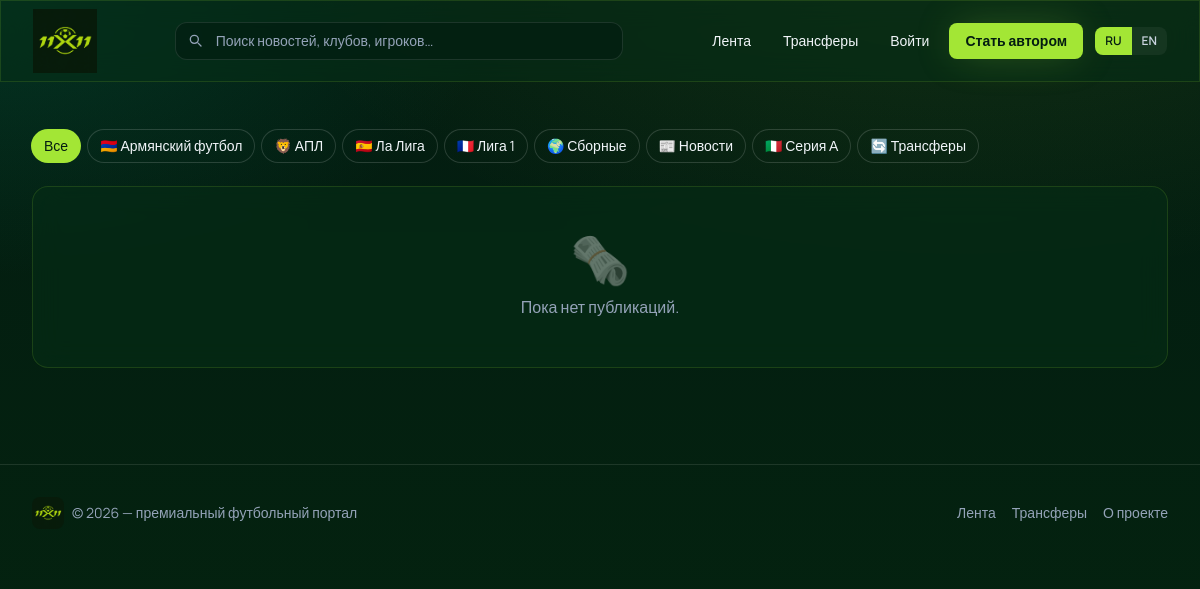
Screenshot of /?lang=ru with the database file from the repository.
### tables this page shows
CREATE TABLE IF NOT EXISTS `categories` (
  `id`         INT UNSIGNED NOT NULL AUTO_INCREMENT,
  `slug`       VARCHAR(40)  NOT NULL,
  `name_ru`    VARCHAR(60)  NOT NULL,
  `name_en`    VARCHAR(60)  NOT NULL,
  `icon`       VARCHAR(16)  NOT NULL DEFAULT '⚽',
  `keywords`   TEXT         DEFAULT NULL,      
  `sort_order` INT          NOT NULL DEFAULT 0,
  PRIMARY KEY (`id`),
  UNIQUE KEY `uq_cat_slug` (`slug`)
);

### includes/auth.php (called while the page is built, shortened)
<?php
require_once __DIR__ . '/../config/db.php';
require_once __DIR__ . '/i18n.php';
require_once __DIR__ . '/categories.php';
function e(?string $v): string
{
    return htmlspecialchars((string) $v, ENT_QUOTES, 'UTF-8');
}
function base_url(string $path = ''): string
{
    $dir = str_replace('\\', '/', dirname($_SERVER['SCRIPT_NAME']));
    $dir = preg_replace('#/(posts|admin)$#', '', $dir);
    return rtrim($dir, '/') . '/' . ltrim($path, '/');
}

### includes/i18n.php (called while the page is built, shortened)
<?php
function lang(): string
{
    return $GLOBALS['LANG_CODE'] ?? 'ru';
}
function t(string $key, array $repl = []): string
{
    $l   = lang();
    $str = $GLOBALS['TR'][$l][$key] ?? $GLOBALS['TR']['ru'][$key] ?? $key;
    return $str;
}

### config/db.php (called while the page is built, shortened)
<?php
function db(): PDO
{
    static $pdo = null;
    if ($pdo instanceof PDO) {
        return $pdo;
    }
    $dsn = 'mysql:host=' . DB_HOST . ';port=' . DB_PORT . ';charset=utf8mb4';
    $options = [
        PDO::ATTR_ERRMODE            => PDO::ERRMODE_EXCEPTION,
        PDO::ATTR_DEFAULT_FETCH_MODE => PDO::FETCH_ASSOC,
        PDO::ATTR_EMULATE_PREPARES   => false,
    ];
    try {
        $pdo = new PDO($dsn, DB_USER, DB_PASS, $options);
    } catch (PDOException $e) {
        die('❌ Не удалось подключиться к MySQL. Запущен ли XAMPP? ' . $e->getMessage());
    }
    bootstrap($pdo);
    $pdo->exec('USE `' . DB_NAME . '`');
    return $pdo;
}
function bootstrap(PDO $pdo): void
{
    $exists = $pdo->query(
        "SELECT SCHEMA_NAME FROM INFORMATION_SCHEMA.SCHEMATA
         WHERE SCHEMA_NAME = " . $pdo->quote(DB_NAME)
    )->fetchColumn();
    if (!$exists) {
        $sqlFile = __DIR__ . '/../sql/schema.sql';
        if (is_readable($sqlFile)) {
            $pdo->exec(file_get_contents($sqlFile));
        }
    }
    $pdo->exec('USE `' . DB_NAME . '`');
    $stmt = $pdo->prepare('SELECT id FROM users WHERE email = ? LIMIT 1');
    $stmt->execute([OWNER_EMAIL]);
    if (!$stmt->fetchColumn()) {
        $plainPassword = rtrim(strtr(base64_encode(random_bytes(15)), '+/', 'Az'), '=');
        $hash = password_hash($plainPassword, PASSWORD_DEFAULT);
        $ins = $pdo->prepare(
            'INSERT INTO users (name, email, password_hash, role, is_active)
             VALUES (?, ?, ?, "owner", 1)'
        );
        $ins->execute(['Владелец 11x11', OWNER_EMAIL, $hash]);
        $note = "==== 11x11 :: доступ ВЛАДЕЛЬЦА ====\n"
              . "Email:  " . OWNER_EMAIL . "\n"
              . "Пароль: " . $plainPassword . "\n"
              . "Создан: " . date('Y-m-d H:i:s') . "\n"
              . "После первого входа удалите этот файл.\n";
    }
}

### includes/categories.php (called while the page is built, shortened)
<?php
function all_categories(): array
{
    static $cache = null;
    if ($cache !== null) return $cache;
    $cache = [];
    foreach (db()->query("SELECT * FROM categories ORDER BY sort_order, name_en") as $row) {
        $cache[$row['slug']] = $row;
    }
    return $cache;
}
function category_label(string $slug): string
{
    $c = all_categories()[$slug] ?? null;
    return lang() === 'en' ? $c['name_en'] : $c['name_ru'];
}
function category_icon(string $slug): string
{
    return all_categories()[$slug]['icon'] ?? '⚽';
}
function category_badge_text(string $slug): string
{
    $icon = category_icon($slug);
    return trim($icon . ' ' . category_label($slug));
}

### index.php (the view, shortened to what this page needs)
<?php
require_once __DIR__ . '/includes/auth.php';
$q        = trim($_GET['q'] ?? '');
$category = trim($_GET['cat'] ?? '');
$sql    = "SELECT p.*, u.name AS author_name
           FROM posts p JOIN users u ON u.id = p.author_id
           WHERE p.status = 'published'";
$params = [];
$sql .= " ORDER BY p.published_at DESC, p.id DESC";
$stmt = db()->prepare($sql);
$stmt->execute($params);
$posts = $stmt->fetchAll();
$cats = db()->query("SELECT DISTINCT category FROM posts WHERE status='published' ORDER BY category")->fetchAll(PDO::FETCH_COLUMN);
require __DIR__ . '/includes/header.php';
?>
<div class="mb-6 space-y-4">
  <div class="flex flex-wrap items-center gap-2">
    <a href="<?= base_url('index.php') ?>"
       class="rounded-full px-3 py-1.5 text-sm ring-1 transition <?= $category==='' ? 'bg-neon text-pitch-900 ring-neon' : 'ring-white/15 hover:ring-neon/50' ?>"><?= e(t('idx.all')) ?></a>
    <?php foreach ($cats as $c): ?>
      <a href="<?= base_url('index.php?cat=' . urlencode($c)) ?>"
         class="rounded-full px-3 py-1.5 text-sm ring-1 transition <?= $category===$c ? 'bg-neon text-pitch-900 ring-neon' : 'ring-white/15 hover:ring-neon/50' ?>"><?= e(category_badge_text($c)) ?></a>
    <?php endforeach; ?>
  </div>
</div>
<?php if (!$posts): ?>
  <div class="glass rounded-2xl p-12 text-center text-slate-400">
    <div class="text-5xl mb-3 opacity-40">🗞️</div>
    <?= e(t('idx.empty')) ?><?= $q ? e(t('idx.empty_q')) : '' ?>.
  </div>
<?php endif; ?>
<?php require __DIR__ . '/includes/footer.php'; ?>

### includes/footer.php
  </main>
<footer class="mt-16 border-t border-white/10">
  <div class="mx-auto max-w-7xl px-4 sm:px-6 lg:px-8 py-8 flex flex-col sm:flex-row items-center justify-between gap-4 text-sm text-slate-400">
    <div class="flex items-center gap-2">
      <?php if (is_file(__DIR__ . '/../assets/logo.png')): ?>
        <img src="<?= base_url('assets/logo.png') ?>" alt="11x11" class="h-8 w-8 object-contain rounded-lg">
      <?php else: ?>
        <img src="<?= base_url('assets/logo.svg') ?>" alt="11x11" class="h-6 w-auto">
      <?php endif; ?>
      <span>© <?= date('Y') ?> — <?= e(t('footer.tagline')) ?></span>
    </div>
    <div class="flex gap-4">
      <a href="<?= base_url('index.php') ?>" class="hover:text-neon transition"><?= e(t('nav.feed')) ?></a>
      <a href="<?= base_url('transfers.php') ?>" class="hover:text-neon transition"><?= e(t('nav.transfers')) ?></a>
      <a href="#" class="hover:text-neon transition"><?= e(t('footer.about')) ?></a>
    </div>
  </div>
</footer>
</body>
</html>

### includes/header.php (style rules this page uses)
body { font-family:'Manrope',sans-serif; }
.bg-stadium { background: radial-gradient(1200px 600px at 80% -10%, rgba(163,230,53,.10), transparent 60%), radial-gradient(900px 500px at 0% 0%, rgba(6,95,70,.35), transparent 55%), linear-gradient(180deg,#031c11 0%,#04240f 100%); }
.glass { background: rgba(6,46,22,.55); backdrop-filter: blur(14px); -webkit-backdrop-filter: blur(14px); border: 1px solid rgba(163,230,53,.14); }

### rows the page displays
categories: category_badge_text($c) "🦁 АПЛ"
categories: category_badge_text($c) "🇪🇸 Ла Лига"
categories: category_badge_text($c) "🇫🇷 Лига 1"
categories: category_badge_text($c) "🌍 Сборные"
categories: category_badge_text($c) "📰 Новости"
categories: category_badge_text($c) "🇮🇹 Серия А"
categories: category_badge_text($c) "🔄 Трансферы", name_ru "Трансферы"

### other values shown
t('nav.feed') "Лента"
t('nav.transfers') "Трансферы"
t('nav.login') "Войти"
t('nav.become_author') "Стать автором"
t('idx.all') "Все"
category_badge_text($c) "🇦🇲 Армянский футбол"
t('idx.empty') "Пока нет публикаций"
t('footer.tagline') "премиальный футбольный портал"
t('footer.about') "О проекте"
